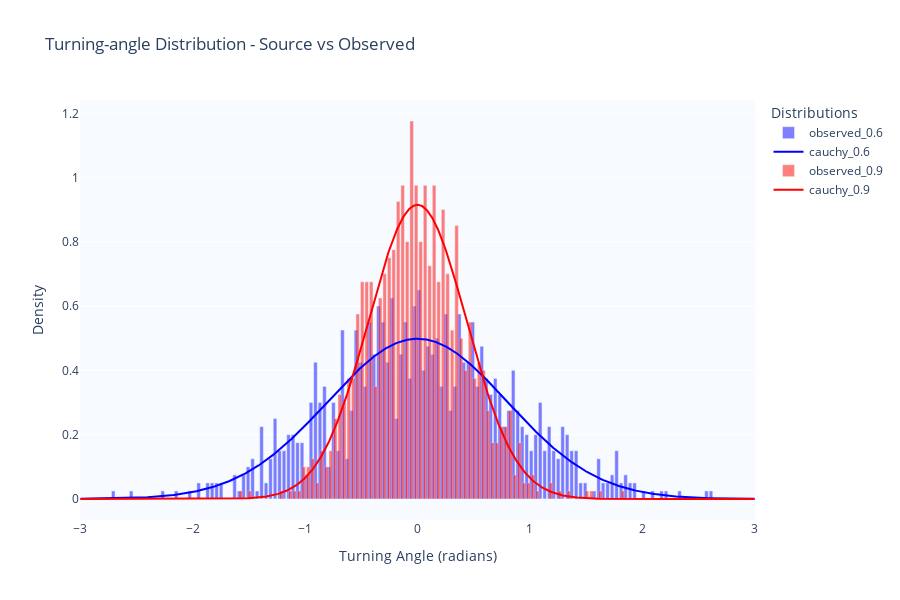

The code cell stored with this chart in its notebook:
### Markdown cell above
# GENERATE TRJECTORIES AND PLOTING

### Code cell
cauchy_coefficients = [0.6, 0.9]

# Generate trajectories
trajectories = []
for coef in cauchy_coefficients:
    trajectory = crw_trajectory(n_steps=1000, correlation_coeff=coef)
    trajectories.append(trajectory)

# Plot the distributions
fig = plot_turning_angle_distributions(trajectories, cauchy_coefficients)
fig.show()

### Figure 1 — Plotly figure (JSON) as saved in the notebook; plotly's stock layout.template omitted (floating-point values rounded to 4 significant figures; data arrays with more than 128 entries replaced by an {"elided": "..."} marker saying what was removed)
{"data": [{"marker": {"color": "blue"}, "name": "observed_0.6", "opacity": 0.5, "type": "bar", "width": 0.032, "x": {"elided": "150 float values"}, "y": {"elided": "150 float values"}}, {"line": {"color": "blue", "width": 2}, "mode": "lines", "name": "cauchy_0.6", "type": "scatter", "x": {"elided": "1000 float values"}, "y": {"elided": "1000 float values"}}, {"marker": {"color": "red"}, "name": "observed_0.9", "opacity": 0.5, "type": "bar", "width": 0.032, "x": {"elided": "150 float values"}, "y": {"elided": "150 float values"}}, {"line": {"color": "red", "width": 2}, "mode": "lines", "name": "cauchy_0.9", "type": "scatter", "x": {"elided": "1000 float values"}, "y": {"elided": "1000 float values"}}], "layout": {"height": 600, "legend": {"title": {"text": "Distributions"}}, "plot_bgcolor": "rgba(240, 248, 255, 0.5)", "title": {"text": "Turning-angle Distribution - Source vs Observed"}, "xaxis": {"title": {"text": "Turning Angle (radians)"}}, "yaxis": {"title": {"text": "Density"}}}}
